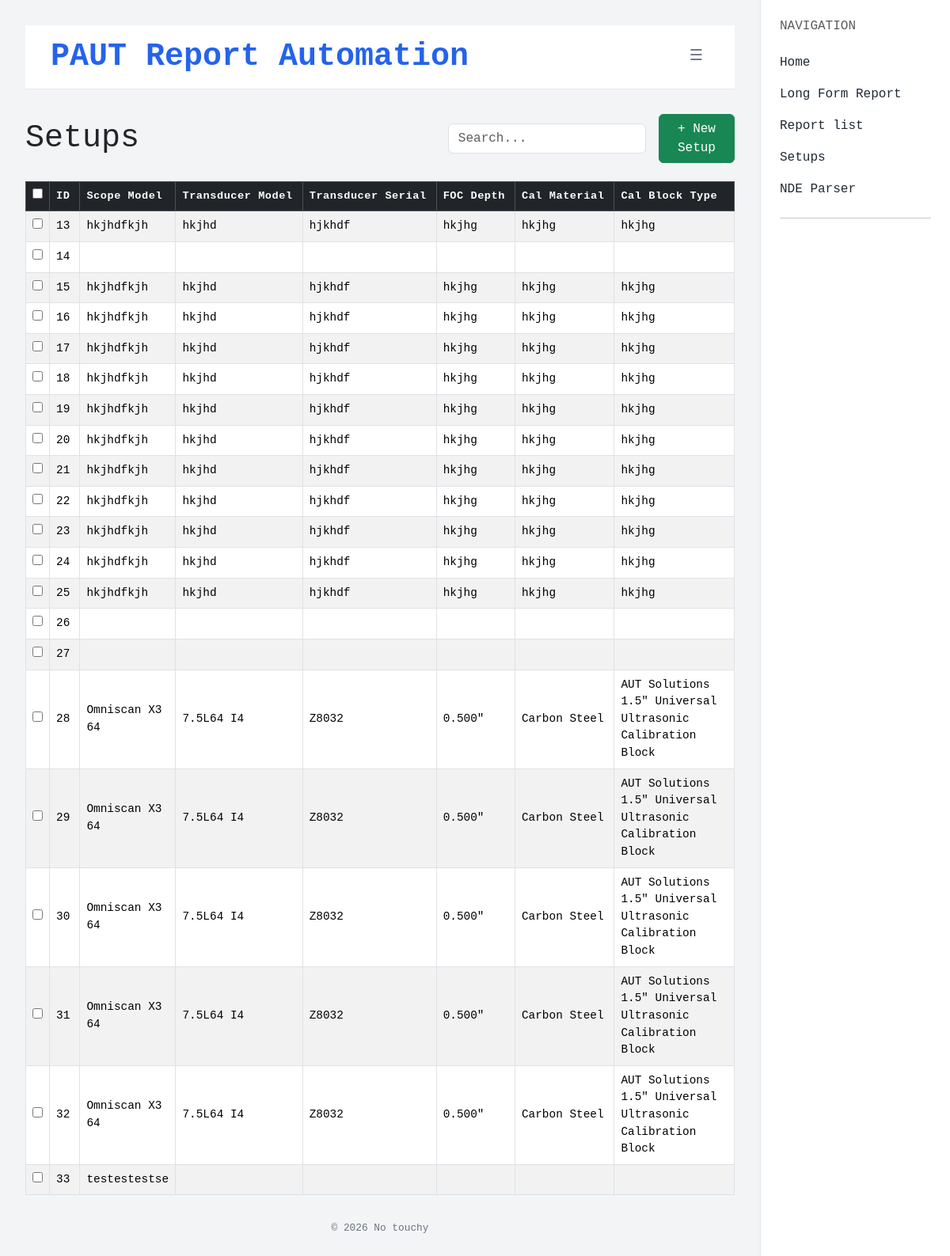
/setups/, run on an earlier commit of the app's database.
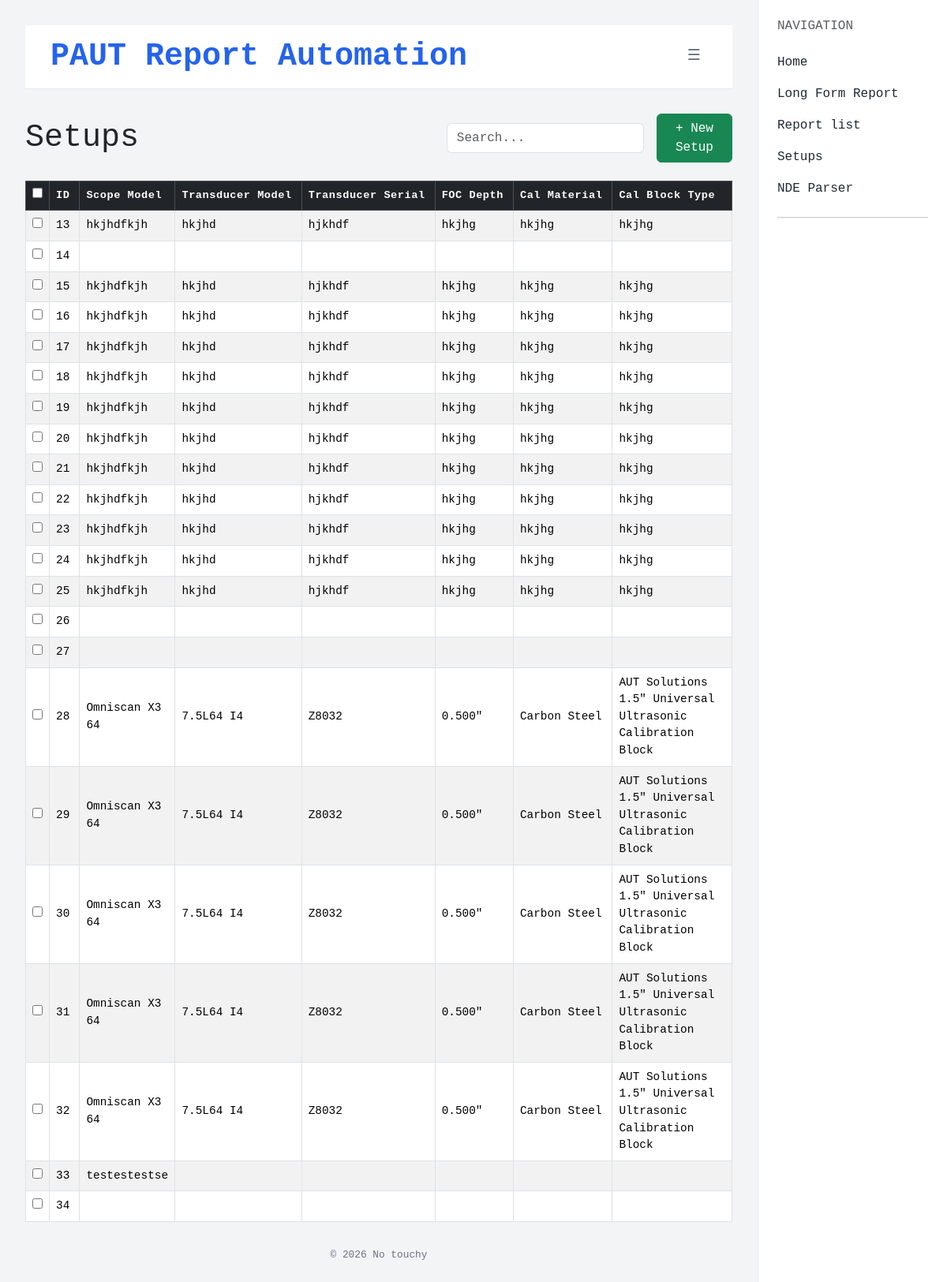
And on a later commit of the database.
### reports/models.py (models this page shows, shortened)
class Setup(models.Model):
    report = models.ForeignKey(Report, on_delete=models.CASCADE, related_name='setups', null=True, blank=True)
    manufacturer = models.CharField(max_length=200, blank=True, default="Evident")
    scope_model = models.CharField(max_length=200, blank=True)
    scope_serial = models.CharField(max_length=200, blank=True)
    transducer_model = models.CharField(max_length=200, blank=True)
    transducer_serial = models.CharField(max_length=200, blank=True)
    foc_depth = models.CharField(max_length=100, blank=True)
    wave_propagation = models.CharField(max_length=100, blank=True)
    freq = models.CharField(max_length=100, blank=True)
    elements = models.CharField(max_length=100, blank=True)
    x_res = models.CharField(max_length=100, blank=True, default=0.039)
    y_res = models.CharField(max_length=100, blank=True, default=0.039)
    cal_material = models.CharField(max_length=200, blank=True)
    material_temp = models.CharField(max_length=50, blank=True)
    cal_block_type = models.CharField(max_length=200, blank=True)
    cal_block_serial = models.CharField(max_length=200, blank=True)
    surface_prep = models.CharField(max_length=200, blank=True)
    tr_min = models.CharField(max_length=50, blank=True)
    tr_max = models.CharField(max_length=50, blank=True)

### reports/views.py (the view, shortened to what this page needs)
# urls.py: path('setups/', views.setup_list, name='setup-list'),
def setup_list(request):
    setups = Setup.objects.all()
    return render(request, 'reports/setup_list.html', {'setups': setups})

### reports/templates/reports/setup_list.html (shortened to what this page needs)
{% extends 'reports/base.html' %}
{% load static %}
{% block content %}
{% if setups %}
<form method="post">
<div class="d-flex align-items-center gap-3 mb-3">
    <h1 class="page-title mb-0">Setups</h1>
    <input type="text" id="keyword-search" class="form-control" placeholder="Search..." style="max-width: 250px;">
    <a href="{% url 'new-setup' %}" class="btn btn-success ms-auto">+ New Setup</a>
</div>
    <div class="table-responsive">
        <table class="table table-bordered table-striped table-hover align-middle setup-table">
            <thead class="table-dark">
                <tr>
                    <th><input type="checkbox" id="select-all"></th>
                    <th class="sortable" data-col="0">ID </th>
                    <th class="sortable" data-col="1">Scope Model </th>
                    <th class="sortable" data-col="2">Transducer Model </th>
                    <th class="sortable" data-col="3">Transducer Serial </th>
                    <th class="sortable" data-col="4">FOC Depth </th>
                    <th class="sortable" data-col="5">Cal Material </th>
                    <th class="sortable" data-col="6">Cal Block Type </th>
                </tr>
            </thead>
            <tbody>
                {% for setup in setups %}
                <tr class="setup-row">
                    <td><input type="checkbox" name="selected_setups" value="{{ setup.pk }}" class="row-check"></td>
                    <td>{{ setup.pk }}</td>
                    <td>{{ setup.scope_model }}</td>
                    <td>{{ setup.transducer_model }}</td>
                    <td>{{ setup.transducer_serial }}</td>
                    <td>{{ setup.foc_depth }}</td>
                    <td>{{ setup.cal_material }}</td>
                    <td>{{ setup.cal_block_type }}</td>
                </tr>
                {% endfor %}
            </tbody>
        </table>
    </div>
</form>
{% else %}
<h1 class="page-title">Setups</h1>
<p>No setups found.</p>
{% endif %}
{% endblock %}

What changed in the data, as far as the page shows it:
added Setup: pk "34"
